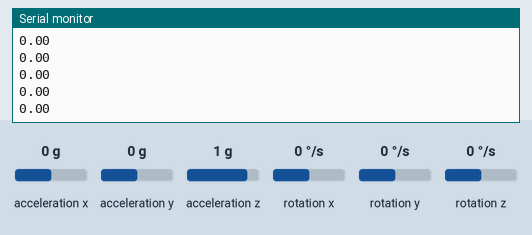
Simulated run of this sketch. Board: Arduino Uno, built with avr-gcc and run on an emulated ATmega328P. Shown: the last lines printed to the serial monitor. Wiring (inferred from the names in the program): MPU-6050 motion sensor at I2C address 0x68. The test bench sets the inputs (shaded band); at power-on: acceleration y 0 g, acceleration z 1 g, rotation x 0 °/s, acceleration x 0 g, rotation y 0 °/s, rotation z 0 °/s.

Above: at 4.9 s.
5.0 s: acceleration y set to -1.4 g
At 6.0 s:
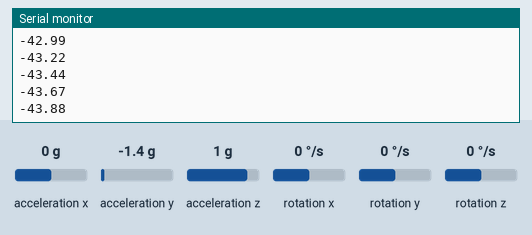
6.5 s: acceleration z set to -1.4 g
At 7.0 s:
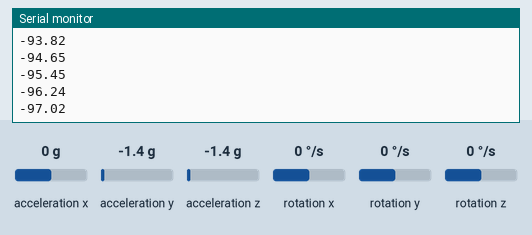
8.0 s: rotation x set to -192 °/s
At 8.9 s:
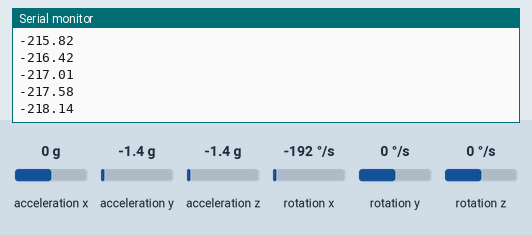
Timing chart, 0 to 11.0 s (numbered marks = the images above; inputs shaded):
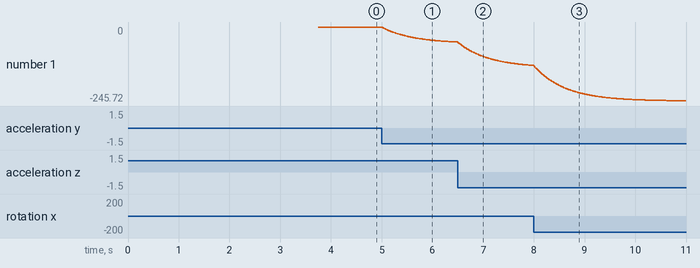

Measured:
- after the input at 5.0 s, the serial monitor: prints a new line at once (image 1)
- plotted number 1: 0 → -49.76 after the input at 5.0 s

The sketch:

mpu6050_test.ino
```cpp
/*
  Two Wheel Balancing Robot Project - Test Program - MPU6050
  Author: Jichun Qu
  Date: 07.2017

  Robot's angle is calculated from two sensors: accelerometer and gyroscope.
  In this project only two dimensions of the acclerometer and one dimension of gyroscope are used.
  MPU6050 module provides the sensor values via I2C
*/

#include<Wire.h>  //I2C

#define DEBUG_MODE 0

//I2C
#define PWR_MGMT_1    0x6B
#define MPU6050ADDR   0x68  //slave address
#define ACCEL_XOUT_H  0x3B

int accBiasX, accBiasY, accBiasZ;
int gyroBiasX, gyroBiasY, gyroBiasZ;
int accX, accY, accZ, gyroX, gyroY, gyroZ;
int temperature;
uint32_t lastTime;

double angleMeas; //angle measured online

void readSensor(void)
{
  Wire.beginTransmission(MPU6050ADDR);
  Wire.write(ACCEL_XOUT_H);  // starting with register 0x3B (ACCEL_XOUT_H)
  Wire.endTransmission(false);
  Wire.requestFrom(MPU6050ADDR, 14, true); // request a total of 14 registers
  accX = Wire.read() << 8 | Wire.read(); // 0x3B (ACCEL_XOUT_H) & 0x3C (ACCEL_XOUT_L)
  accY = Wire.read() << 8 | Wire.read(); // 0x3D (ACCEL_YOUT_H) & 0x3E (ACCEL_YOUT_L)
  accZ = Wire.read() << 8 | Wire.read(); // 0x3F (ACCEL_ZOUT_H) & 0x40 (ACCEL_ZOUT_L)
  temperature = Wire.read() << 8 | Wire.read(); // 0x41 (TEMP_OUT_H) & 0x42 (TEMP_OUT_L)
  gyroX = Wire.read() << 8 | Wire.read(); // 0x43 (GYRO_XOUT_H) & 0x44 (GYRO_XOUT_L)
  gyroY = Wire.read() << 8 | Wire.read(); // 0x45 (GYRO_YOUT_H) & 0x46 (GYRO_YOUT_L)
  gyroZ = Wire.read() << 8 | Wire.read(); // 0x47 (GYRO_ZOUT_H) & 0x48 (GYRO_ZOUT_L)
}

void initMPU6050(void)
{
  Wire.begin();
  Wire.beginTransmission(MPU6050ADDR);
  Wire.write(PWR_MGMT_1);  // PWR_MGMT_1 register
  Wire.write(0);     // set to zero (wakes up the MPU-6050)
  Wire.endTransmission(true);
}

//calibrate bias of the accelerometer and gyroscope
void calibrateSensor(void)
{
  unsigned int i;
  long accXTemp, accYTemp, accZTemp, gyroXTemp, gyroYTemp, gyroZTemp;

  accXTemp = 0;
  accYTemp = 0;
  accZTemp = 0;
  gyroXTemp = 0;
  gyroYTemp = 0;
  gyroZTemp = 0;

  for (i = 0; i <= 1000; i++)
  {
    readSensor();

    accXTemp += accX;
    accYTemp += accY;
    accZTemp += accZ;
    gyroXTemp += gyroX;
    gyroYTemp += gyroY;
    gyroZTemp += gyroZ;
    delay(1);
  }

  accBiasX = accXTemp / 1000;
  accBiasY = accYTemp / 1000;
  accBiasZ = accZTemp / 1000 - 16384; //1g = 16384, AFS_SEL = 0, +-2g, according to datasheet.
  gyroBiasX = gyroXTemp / 1000;
  gyroBiasY = gyroYTemp / 1000;
  gyroBiasZ = gyroZTemp / 1000;

#if 0
#if (DEBUG_MODE == 1)
  Serial.print("Bias X Accelerometer: "); Serial.print(accBiasX); Serial.print("\n");
  Serial.print("Bias Y Accelerometer: "); Serial.print(accBiasY); Serial.print("\n");
  Serial.print("Bias Z Accelerometer: "); Serial.print(accBiasZ); Serial.print("\n");
  Serial.print("Bias X Gyroscope: "); Serial.print(gyroBiasX); Serial.print("\n");
  Serial.print("Bias Y Gyroscope: "); Serial.print(gyroBiasY); Serial.print("\n");
  Serial.print("Bias Z Gyroscope: "); Serial.print(gyroBiasZ); Serial.print("\n");
#endif
#endif
}

//Get angle from the accelerometer. Uint: degree
double getAccRoll(void)
{
  double accRoll;

  //calculate angle value
  accRoll = (atan2((accY - accBiasY), (accZ - accBiasZ))) * RAD_TO_DEG;

  if (accRoll <= 360 && accRoll >= 180) {
    accRoll = 360 - accRoll;
  }

  return accRoll;
}

//Get angle from the gyroscope. Uint: degree
double getGyroRoll(void)
{
  double gyroRoll;

  //integrate gyroscope value in order to get angle value
  gyroRoll = ((gyroX - gyroBiasX ) / 131) * ((double)(micros() - lastTime) / 1000000); //FS_SEL=0 131LSB degree/second, according to datasheet

  return gyroRoll;
}

void setup()
{
  Serial.begin(115200);
  initMPU6050();

#if (DEBUG_MODE == 1)
  Serial.print("Communication with sensor established\n");
#endif

  calibrateSensor();

#if (DEBUG_MODE == 1)
  Serial.print("Sensor Initialized\n");
#endif

  delay(1000);
}

void loop()
{
  //sensor measure raw data
  readSensor();

  //complementary filter for angle calculation
  angleMeas = 0.98 * (angleMeas + getGyroRoll()) + 0.02 * (getAccRoll());

  Serial.println(angleMeas);

  lastTime = micros(); // Reset the timer

  delay(10);

#if (DEBUG_MODE == 1)
  Serial.print("AcX = ");  Serial.print(accX);
  Serial.print(" | AcY = "); Serial.print(accY);
  Serial.print(" | AcZ = "); Serial.print(accZ);
  Serial.print(" | Tmp = "); Serial.print(temperature / 340.00 + 36.53); //equation for temperature in degrees C from datasheet
  Serial.print(" | GyX = "); Serial.print(gyroX);
  Serial.print(" | GyY = "); Serial.print(gyroY);
  Serial.print(" | GyZ = "); Serial.println(gyroZ);
#endif
}
```
